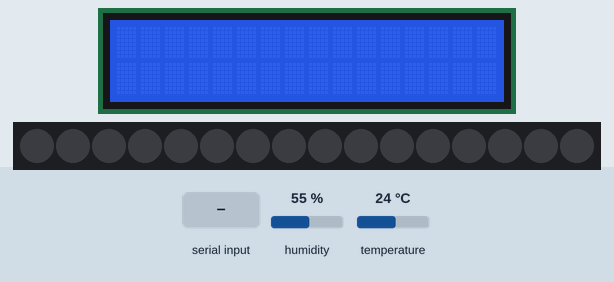
The sketch below on a simulated Arduino Uno, built with avr-gcc and run on an emulated ATmega328P. Shown: 16×2 character LCD, 16 RGB LEDs in strip order, left to right. The inputs (shaded band) are chosen by the test bench; at power-on: humidity 55 %, temperature 24 °C. Dim RGB values are drawn brighter than linear; what the sketch prints to the serial monitor is not drawn.

Above: at 1.2 s.
1.3 s: "1" received over Serial
At 2.5 s:
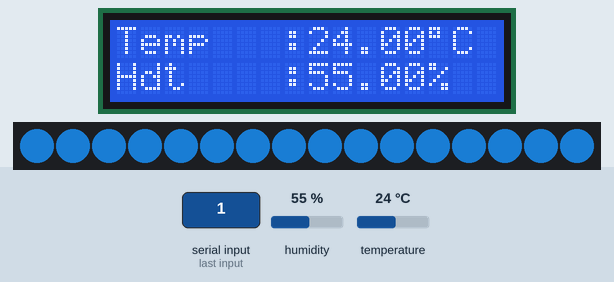
At 4.1 s:
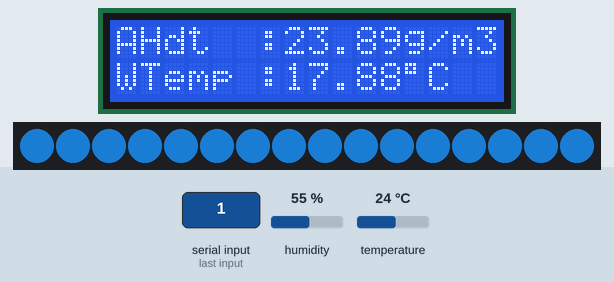
7.1 s: "2" received over Serial
At 8.6 s:
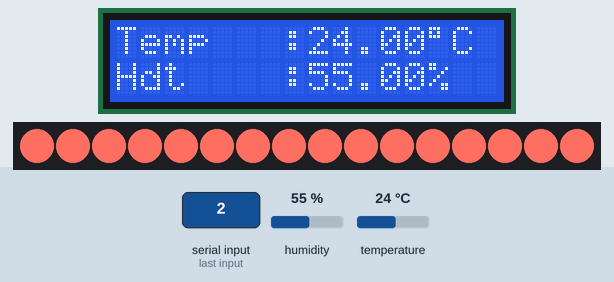
Timing chart, 0 to 10.1 s (numbered marks = the images above; inputs shaded):
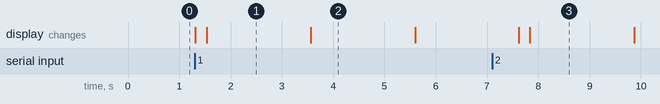

The sketch:

donghyung_arduino_dht22.ino
```cpp
#include <Wire.h>
#include <LiquidCrystal_I2C.h>
#include <Adafruit_NeoPixel.h>
#include <DHT.h>

#define LED_PIN      3
#define NUM_LEDS     16

#define DHTPIN       2
#define DHTTYPE DHT22

DHT dht(DHTPIN, DHTTYPE);
Adafruit_NeoPixel strip = Adafruit_NeoPixel(NUM_LEDS, LED_PIN, NEO_GRB + NEO_KHZ800);
LiquidCrystal_I2C lcd(0x27, 16, 2);

void setup() {
  Serial.begin(9600);
  Serial.println("DHT22 begin!");
  dht.begin();
  lcd.init();
  lcd.backlight();
  strip.begin();
  strip.show();
}

void loop() {

  if (Serial.available()) { // 데이터 수신 확인
    char ch = Serial.read(); // 1 바이트 데이터 읽기
    Serial.write(Serial.read());

    if (ch == '1') {
      for (int i = 0 ; i < 16 ; i++) {
        strip.setPixelColor(i, 15, 76, 129); //Classic Blue - Clear
        strip.show();
      }
      float RH = dht.readHumidity();
      float Temp = dht.readTemperature();
      float AH = dht.computeHeatIndex(Temp, RH, false);
      float WTemp = Temp * atan(0.151977 * pow(RH + 8.313659, 0.5)) + atan(Temp + RH) - atan(RH - 1.676331) + 0.003918 * pow(RH, 1.5) * atan(0.023101 * RH) - 4.686035;
      float DewPoint = Temp - ((14.55 + 0.114 * Temp) * (1. - 0.01 * RH) + pow((2.5 + 0.007 * Temp) * (1. - 0.01 * RH), 3) + (15.9 + 0.117 * Temp) * pow((1. - 0.01 * RH), 14));
      float DI = 0.72 * (Temp + WTemp) + 40.6;

      if (isnan(RH) || isnan(Temp)) {
        Serial.println("** Error in reading DHT sensor!");
        return;
      }

      else {
        Serial.print("* Temperature (℃) = ");
        Serial.println(Temp, 1);
        Serial.print("* Relative Humidity (%) = ");
        Serial.println(RH, 1);
        Serial.print("* Absolute Humidity (g/m3) = ");
        Serial.println(AH, 1);
        Serial.print("* Wet-bulb Temperature (℃) = ");
        Serial.println(WTemp, 1);
        Serial.print("* Dew-point Temperature (℃) = ");
        Serial.println(DewPoint, 1);
        Serial.print("* Discomfort Index = ");
        Serial.println(DI, 1);
        Serial.println("------------------------------------");

      }

      lcd.clear();
      lcd.setCursor(0, 0);
      lcd.print("Temp   :");
      lcd.print(Temp);
      lcd.print(char(223));
      lcd.print("C ");
      lcd.setCursor(0, 1);
      lcd.print("Hdt    :");
      lcd.print(RH);
      lcd.println("%  ");
      delay(2000);

      lcd.clear();
      lcd.setCursor(0, 0);
      lcd.print("AHdt  :");
      lcd.print(AH);
      lcd.print("g/m3");
      lcd.setCursor(0, 1);
      lcd.print("WTemp :");
      lcd.print(WTemp);
      lcd.print(char(223));
      lcd.print("C ");
      delay(2000);

      lcd.clear();
      lcd.setCursor(0, 0);
      lcd.print("DewPoint:");
      lcd.print(DewPoint);
      lcd.print(char(223));
      lcd.print("C ");
      lcd.setCursor(0, 1);
      lcd.print("Discomfort:");
      lcd.print(DI);
      delay(2000);

    }

    else if (ch == '2') {
      for (int i = 0 ; i < 16 ; i++) {
        strip.setPixelColor(i, 255, 111, 97); // Living Coral - Thunderstorm
        strip.show();
      }
      float RH = dht.readHumidity();
      float Temp = dht.readTemperature();
      float AH = dht.computeHeatIndex(Temp, RH, false);
      float WTemp = Temp * atan(0.151977 * pow(RH + 8.313659, 0.5)) + atan(Temp + RH) - atan(RH - 1.676331) + 0.003918 * pow(RH, 1.5) * atan(0.023101 * RH) - 4.686035;
      float DewPoint = Temp - ((14.55 + 0.114 * Temp) * (1. - 0.01 * RH) + pow((2.5 + 0.007 * Temp) * (1. - 0.01 * RH), 3) + (15.9 + 0.117 * Temp) * pow((1. - 0.01 * RH), 14));
      float DI = 0.72 * (Temp + WTemp) + 40.6;

      if (isnan(RH) || isnan(Temp)) {
        Serial.println("** Error in reading DHT sensor!");
        return;
      }

      else {
        Serial.print("* Temperature (℃) = ");
        Serial.println(Temp, 1);
        Serial.print("* Relative Humidity (%) = ");
        Serial.println(RH, 1);
        Serial.print("* Absolute Humidity (g/m3) = ");
        Serial.println(AH, 1);
        Serial.print("* Wet-bulb Temperature (℃) = ");
        Serial.println(WTemp, 1);
        Serial.print("* Dew-point Temperature (℃) = ");
        Serial.println(DewPoint, 1);
        Serial.print("* Discomfort Index = ");
        Serial.println(DI, 1);
        Serial.println("------------------------------------");
      }

      lcd.clear();
      lcd.setCursor(0, 0);
      lcd.print("Temp   :");
      lcd.print(Temp);
      lcd.print(char(223));
      lcd.print("C ");
      lcd.setCursor(0, 1);
      lcd.print("Hdt    :");
      lcd.print(RH);
      lcd.println("%  ");
      delay(2000);

      lcd.clear();
      lcd.setCursor(0, 0);
      lcd.print("AHdt  :");
      lcd.print(AH);
      lcd.print("g/m3");
      lcd.setCursor(0, 1);
      lcd.print("WTemp :");
      lcd.print(WTemp);
      lcd.print(char(223));
      lcd.print("C ");
      delay(2000);

      lcd.clear();
      lcd.setCursor(0, 0);
      lcd.print("DewPoint:");
      lcd.print(DewPoint);
      lcd.print(char(223));
      lcd.print("C ");
      lcd.setCursor(0, 1);
      lcd.print("Discomfort:");
      lcd.print(DI);
      delay(2000);

    }

    else if (ch == '3') {
      for (int i = 0 ; i < 16 ; i++) {
        strip.setPixelColor(i, 127, 201, 203); //Aqua Sky - Drizzle
        strip.show();
      }
      float RH = dht.readHumidity();
      float Temp = dht.readTemperature();
      float AH = dht.computeHeatIndex(Temp, RH, false);
      float WTemp = Temp * atan(0.151977 * pow(RH + 8.313659, 0.5)) + atan(Temp + RH) - atan(RH - 1.676331) + 0.003918 * pow(RH, 1.5) * atan(0.023101 * RH) - 4.686035;
      float DewPoint = Temp - ((14.55 + 0.114 * Temp) * (1. - 0.01 * RH) + pow((2.5 + 0.007 * Temp) * (1. - 0.01 * RH), 3) + (15.9 + 0.117 * Temp) * pow((1. - 0.01 * RH), 14));
      float DI = 0.72 * (Temp + WTemp) + 40.6;

      if (isnan(RH) || isnan(Temp)) {
        Serial.println("** Error in reading DHT sensor!");
        return;
      }

      else {
        Serial.print("* Temperature (℃) = ");
        Serial.println(Temp, 1);
        Serial.print("* Relative Humidity (%) = ");
        Serial.println(RH, 1);
        Serial.print("* Absolute Humidity (g/m3) = ");
        Serial.println(AH, 1);
        Serial.print("* Wet-bulb Temperature (℃) = ");
        Serial.println(WTemp, 1);
        Serial.print("* Dew-point Temperature (℃) = ");
        Serial.println(DewPoint, 1);
        Serial.print("* Discomfort Index = ");
        Serial.println(DI, 1);
        Serial.println("------------------------------------");

      }

      lcd.clear();
      lcd.setCursor(0, 0);
      lcd.print("Temp   :");
      lcd.print(Temp);
      lcd.print(char(223));
      lcd.print("C ");
      lcd.setCursor(0, 1);
      lcd.print("Hdt    :");
      lcd.print(RH);
      lcd.println("%  ");
      delay(2000);

      lcd.clear();
      lcd.setCursor(0, 0);
      lcd.print("AHdt  :");
      lcd.print(AH);
      lcd.print("g/m3");
      lcd.setCursor(0, 1);
      lcd.print("WTemp :");
      lcd.print(WTemp);
      lcd.print(char(223));
      lcd.print("C ");
      delay(2000);

      lcd.clear();
      lcd.setCursor(0, 0);
      lcd.print("DewPoint:");
      lcd.print(DewPoint);
      lcd.print(char(223));
      lcd.print("C ");
      lcd.setCursor(0, 1);
      lcd.print("Discomfort:");
      lcd.print(DI);
      delay(2000);

    }

    else if (ch == '4') {
      for (int i = 0 ; i < 16 ; i++) {
        strip.setPixelColor(i, 136, 176, 75); //Greenery - Additional
        strip.show();
      }
      float RH = dht.readHumidity();
      float Temp = dht.readTemperature();
      float AH = dht.computeHeatIndex(Temp, RH, false);
      float WTemp = Temp * atan(0.151977 * pow(RH + 8.313659, 0.5)) + atan(Temp + RH) - atan(RH - 1.676331) + 0.003918 * pow(RH, 1.5) * atan(0.023101 * RH) - 4.686035;
      float DewPoint = Temp - ((14.55 + 0.114 * Temp) * (1. - 0.01 * RH) + pow((2.5 + 0.007 * Temp) * (1. - 0.01 * RH), 3) + (15.9 + 0.117 * Temp) * pow((1. - 0.01 * RH), 14));
      float DI = 0.72 * (Temp + WTemp) + 40.6;

      if (isnan(RH) || isnan(Temp)) {
        Serial.println("** Error in reading DHT sensor!");
        return;
      }

      else {
        Serial.print("* Temperature (℃) = ");
        Serial.println(Temp, 1);
        Serial.print("* Relative Humidity (%) = ");
        Serial.println(RH, 1);
        Serial.print("* Absolute Humidity (g/m3) = ");
        Serial.println(AH, 1);
        Serial.print("* Wet-bulb Temperature (℃) = ");
        Serial.println(WTemp, 1);
        Serial.print("* Dew-point Temperature (℃) = ");
        Serial.println(DewPoint, 1);
        Serial.print("* Discomfort Index = ");
        Serial.println(DI, 1);
        Serial.println("------------------------------------");
      }

      lcd.clear();
      lcd.setCursor(0, 0);
      lcd.print("Temp   :");
      lcd.print(Temp);
      lcd.print(char(223));
      lcd.print("C ");
      lcd.setCursor(0, 1);
      lcd.print("Hdt    :");
      lcd.print(RH);
      lcd.println("%  ");
      delay(2000);

      lcd.clear();
      lcd.setCursor(0, 0);
      lcd.print("AHdt  :");
      lcd.print(AH);
      lcd.print("g/m3");
      lcd.setCursor(0, 1);
      lcd.print("WTemp :");
      lcd.print(WTemp);
      lcd.print(char(223));
      lcd.print("C ");
      delay(2000);

      lcd.clear();
      lcd.setCursor(0, 0);
      lcd.print("DewPoint:");
      lcd.print(DewPoint);
      lcd.print(char(223));
      lcd.print("C ");
      lcd.setCursor(0, 1);
      lcd.print("Discomfort:");
      lcd.print(DI);
      delay(2000);

    }

    else if (ch == '5') {
      for (int i = 0 ; i < 16 ; i++) {
        strip.setPixelColor(i, 95, 75, 139); //Ultra violet - Rain
        strip.show();
      }
      float RH = dht.readHumidity();
      float Temp = dht.readTemperature();
      float AH = dht.computeHeatIndex(Temp, RH, false);
      float WTemp = Temp * atan(0.151977 * pow(RH + 8.313659, 0.5)) + atan(Temp + RH) - atan(RH - 1.676331) + 0.003918 * pow(RH, 1.5) * atan(0.023101 * RH) - 4.686035;
      float DewPoint = Temp - ((14.55 + 0.114 * Temp) * (1. - 0.01 * RH) + pow((2.5 + 0.007 * Temp) * (1. - 0.01 * RH), 3) + (15.9 + 0.117 * Temp) * pow((1. - 0.01 * RH), 14));
      float DI = 0.72 * (Temp + WTemp) + 40.6;

      if (isnan(RH) || isnan(Temp)) {
        Serial.println("** Error in reading DHT sensor!");
        return;
      }

      else {
        Serial.print("* Temperature (℃) = ");
        Serial.println(Temp, 1);
        Serial.print("* Relative Humidity (%) = ");
        Serial.println(RH, 1);
        Serial.print("* Absolute Humidity (g/m3) = ");
        Serial.println(AH, 1);
        Serial.print("* Wet-bulb Temperature (℃) = ");
        Serial.println(WTemp, 1);
        Serial.print("* Dew-point Temperature (℃) = ");
        Serial.println(DewPoint, 1);
        Serial.print("* Discomfort Index = ");
        Serial.println(DI, 1);
        Serial.println("------------------------------------");
      }

      lcd.clear();
      lcd.setCursor(0, 0);
      lcd.print("Temp   :");
      lcd.print(Temp);
      lcd.print(char(223));
      lcd.print("C ");
      lcd.setCursor(0, 1);
      lcd.print("Hdt    :");
      lcd.print(RH);
      lcd.println("%  ");
      delay(2000);

      lcd.clear();
      lcd.setCursor(0, 0);
      lcd.print("AHdt  :");
      lcd.print(AH);
      lcd.print("g/m3");
      lcd.setCursor(0, 1);
      lcd.print("WTemp :");
      lcd.print(WTemp);
      lcd.print(char(223));
      lcd.print("C ");
      delay(2000);

      lcd.clear();
      lcd.setCursor(0, 0);
      lcd.print("DewPoint:");
      lcd.print(DewPoint);
      lcd.print(char(223));
      lcd.print("C ");
      lcd.setCursor(0, 1);
      lcd.print("Discomfort:");
      lcd.print(DI);
      delay(2000);

    }

    else if (ch == '6') {
      for (int i = 0 ; i < 16 ; i++) {
        strip.setPixelColor(i, 222, 206, 187); //Sand Dollar - Snow
        strip.show();
      }
      float RH = dht.readHumidity();
      float Temp = dht.readTemperature();
      float AH = dht.computeHeatIndex(Temp, RH, false);
      float WTemp = Temp * atan(0.151977 * pow(RH + 8.313659, 0.5)) + atan(Temp + RH) - atan(RH - 1.676331) + 0.003918 * pow(RH, 1.5) * atan(0.023101 * RH) - 4.686035;
      float DewPoint = Temp - ((14.55 + 0.114 * Temp) * (1. - 0.01 * RH) + pow((2.5 + 0.007 * Temp) * (1. - 0.01 * RH), 3) + (15.9 + 0.117 * Temp) * pow((1. - 0.01 * RH), 14));
      float DI = 0.72 * (Temp + WTemp) + 40.6;

      if (isnan(RH) || isnan(Temp)) {
        Serial.println("** Error in reading DHT sensor!");
        return;
      }

      else {
        Serial.print("* Temperature (℃) = ");
        Serial.println(Temp, 1);
        Serial.print("* Relative Humidity (%) = ");
        Serial.println(RH, 1);
        Serial.print("* Absolute Humidity (g/m3) = ");
        Serial.println(AH, 1);
        Serial.print("* Wet-bulb Temperature (℃) = ");
        Serial.println(WTemp, 1);
        Serial.print("* Dew-point Temperature (℃) = ");
        Serial.println(DewPoint, 1);
        Serial.print("* Discomfort Index = ");
        Serial.println(DI, 1);
        Serial.println("------------------------------------");
      }

      lcd.clear();
      lcd.setCursor(0, 0);
      lcd.print("Temp   :");
      lcd.print(Temp);
      lcd.print(char(223));
      lcd.print("C ");
      lcd.setCursor(0, 1);
      lcd.print("Hdt    :");
      lcd.print(RH);
      lcd.println("%  ");
      delay(2000);

      lcd.clear();
      lcd.setCursor(0, 0);
      lcd.print("AHdt  :");
      lcd.print(AH);
      lcd.print("g/m3");
      lcd.setCursor(0, 1);
      lcd.print("WTemp :");
      lcd.print(WTemp);
      lcd.print(char(223));
      lcd.print("C ");
      delay(2000);

      lcd.clear();
      lcd.setCursor(0, 0);
      lcd.print("DewPoint:");
      lcd.print(DewPoint);
      lcd.print(char(223));
      lcd.print("C ");
      lcd.setCursor(0, 1);
      lcd.print("Discomfort:");
      lcd.print(DI);
      delay(2000);

    }

    else if (ch == '7') {
      for (int i = 0 ; i < 16 ; i++) {
        strip.setPixelColor(i, 248, 205, 205); //Rose Quartz - Atmosphere
        strip.show();
      }
      float RH = dht.readHumidity();
      float Temp = dht.readTemperature();
      float AH = dht.computeHeatIndex(Temp, RH, false);
      float WTemp = Temp * atan(0.151977 * pow(RH + 8.313659, 0.5)) + atan(Temp + RH) - atan(RH - 1.676331) + 0.003918 * pow(RH, 1.5) * atan(0.023101 * RH) - 4.686035;
      float DewPoint = Temp - ((14.55 + 0.114 * Temp) * (1. - 0.01 * RH) + pow((2.5 + 0.007 * Temp) * (1. - 0.01 * RH), 3) + (15.9 + 0.117 * Temp) * pow((1. - 0.01 * RH), 14));
      float DI = 0.72 * (Temp + WTemp) + 40.6;

      if (isnan(RH) || isnan(Temp)) {
        Serial.println("** Error in reading DHT sensor!");
        return;
      }

      else {
        Serial.print("* Temperature (℃) = ");
        Serial.println(Temp, 1);
        Serial.print("* Relative Humidity (%) = ");
        Serial.println(RH, 1);
        Serial.print("* Absolute Humidity (g/m3) = ");
        Serial.println(AH, 1);
        Serial.print("* Wet-bulb Temperature (℃) = ");
        Serial.println(WTemp, 1);
        Serial.print("* Dew-point Temperature (℃) = ");
        Serial.println(DewPoint, 1);
        Serial.print("* Discomfort Index = ");
        Serial.println(DI, 1);
        Serial.println("------------------------------------");
      }

      lcd.clear();
      lcd.setCursor(0, 0);
      lcd.print("Temp   :");
      lcd.print(Temp);
      lcd.print(char(223));
      lcd.print("C ");
      lcd.setCursor(0, 1);
      lcd.print("Hdt    :");
      lcd.print(RH);
      lcd.println("%  ");
      delay(2000);

      lcd.clear();
      lcd.setCursor(0, 0);
      lcd.print("AHdt  :");
      lcd.print(AH);
      lcd.print("g/m3");
      lcd.setCursor(0, 1);
      lcd.print("WTemp :");
      lcd.print(WTemp);
      lcd.print(char(223));
      lcd.print("C ");
      delay(2000);

      lcd.clear();
      lcd.setCursor(0, 0);
      lcd.print("DewPoint:");
      lcd.print(DewPoint);
      lcd.print(char(223));
      lcd.print("C ");
      lcd.setCursor(0, 1);
      lcd.print("Discomfort:");
      lcd.print(DI);
      delay(2000);

    }

    else if (ch == '8') {
      for (int i = 0 ; i < 16 ; i++) {
        strip.setPixelColor(i, 176, 205, 223); //Serenity - Clouds
        strip.show();
      }
      float RH = dht.readHumidity();
      float Temp = dht.readTemperature();
      float AH = dht.computeHeatIndex(Temp, RH, false);
      float WTemp = Temp * atan(0.151977 * pow(RH + 8.313659, 0.5)) + atan(Temp + RH) - atan(RH - 1.676331) + 0.003918 * pow(RH, 1.5) * atan(0.023101 * RH) - 4.686035;
      float DewPoint = Temp - ((14.55 + 0.114 * Temp) * (1. - 0.01 * RH) + pow((2.5 + 0.007 * Temp) * (1. - 0.01 * RH), 3) + (15.9 + 0.117 * Temp) * pow((1. - 0.01 * RH), 14));
      float DI = 0.72 * (Temp + WTemp) + 40.6;

      if (isnan(RH) || isnan(Temp)) {
        Serial.println("** Error in reading DHT sensor!");
        return;
      }

      else {
        Serial.print("* Temperature (℃) = ");
        Serial.println(Temp, 1);
        Serial.print("* Relative Humidity (%) = ");
        Serial.println(RH, 1);
        Serial.print("* Absolute Humidity (g/m3) = ");
        Serial.println(AH, 1);
        Serial.print("* Wet-bulb Temperature (℃) = ");
        Serial.println(WTemp, 1);
        Serial.print("* Dew-point Temperature (℃) = ");
        Serial.println(DewPoint, 1);
        Serial.print("* Discomfort Index = ");
        Serial.println(DI, 1);
        Serial.println("------------------------------------");
      }

      lcd.clear();
      lcd.setCursor(0, 0);
      lcd.print("Temp   :");
      lcd.print(Temp);
      lcd.print(char(223));
      lcd.print("C ");
      lcd.setCursor(0, 1);
      lcd.print("Hdt    :");
      lcd.print(RH);
      lcd.println("%  ");
      delay(2000);

      lcd.clear();
      lcd.setCursor(0, 0);
      lcd.print("AHdt  :");
      lcd.print(AH);
      lcd.print("g/m3");
      lcd.setCursor(0, 1);
      lcd.print("WTemp :");
      lcd.print(WTemp);
      lcd.print(char(223));
      lcd.print("C ");
      delay(2000);

      lcd.clear();
      lcd.setCursor(0, 0);
      lcd.print("DewPoint:");
      lcd.print(DewPoint);
      lcd.print(char(223));
      lcd.print("C ");
      lcd.setCursor(0, 1);
      lcd.print("Discomfort:");
      lcd.print(DI);
      delay(2000);

    }

    else if (ch == '9') {
      for (int i = 0 ; i < 16 ; i++) {
        strip.setPixelColor(i, 151, 90, 88); //Marsala - Extreme
        strip.show();
      }
      float RH = dht.readHumidity();
      float Temp = dht.readTemperature();
      float AH = dht.computeHeatIndex(Temp, RH, false);
      float WTemp = Temp * atan(0.151977 * pow(RH + 8.313659, 0.5)) + atan(Temp + RH) - atan(RH - 1.676331) + 0.003918 * pow(RH, 1.5) * atan(0.023101 * RH) - 4.686035;
      float DewPoint = Temp - ((14.55 + 0.114 * Temp) * (1. - 0.01 * RH) + pow((2.5 + 0.007 * Temp) * (1. - 0.01 * RH), 3) + (15.9 + 0.117 * Temp) * pow((1. - 0.01 * RH), 14));
      float DI = 0.72 * (Temp + WTemp) + 40.6;

      if (isnan(RH) || isnan(Temp)) {
        Serial.println("** Error in reading DHT sensor!");
        return;
      }

      else {
        Serial.print("* Temperature (℃) = ");
        Serial.println(Temp, 1);
        Serial.print("* Relative Humidity (%) = ");
        Serial.println(RH, 1);
        Serial.print("* Absolute Humidity (g/m3) = ");
        Serial.println(AH, 1);
        Serial.print("* Wet-bulb Temperature (℃) = ");
        Serial.println(WTemp, 1);
        Serial.print("* Dew-point Temperature (℃) = ");
        Serial.println(DewPoint, 1);
        Serial.print("* Discomfort Index = ");
        Serial.println(DI, 1);
        Serial.println("------------------------------------");
      }

      lcd.clear();
      lcd.setCursor(0, 0);
      lcd.print("Temp   :");
      lcd.print(Temp);
      lcd.print(char(223));
      lcd.print("C ");
      lcd.setCursor(0, 1);
      lcd.print("Hdt    :");
      lcd.print(RH);
      lcd.println("%  ");
      delay(2000);

      lcd.clear();
      lcd.setCursor(0, 0);
      lcd.print("AHdt  :");
      lcd.print(AH);
      lcd.print("g/m3");
      lcd.setCursor(0, 1);
      lcd.print("WTemp :");
      lcd.print(WTemp);
      lcd.print(char(223));
      lcd.print("C ");
      delay(2000);

      lcd.clear();
      lcd.setCursor(0, 0);
      lcd.print("DewPoint:");
      lcd.print(DewPoint);
      lcd.print(char(223));
      lcd.print("C ");
      lcd.setCursor(0, 1);
      lcd.print("Discomfort:");
      lcd.print(DI);
      delay(2000);

    }
  }

}
```

Measured:
- what the display in image 1 shows lasts 2.1 s, from 1.5 s to 3.6 s
